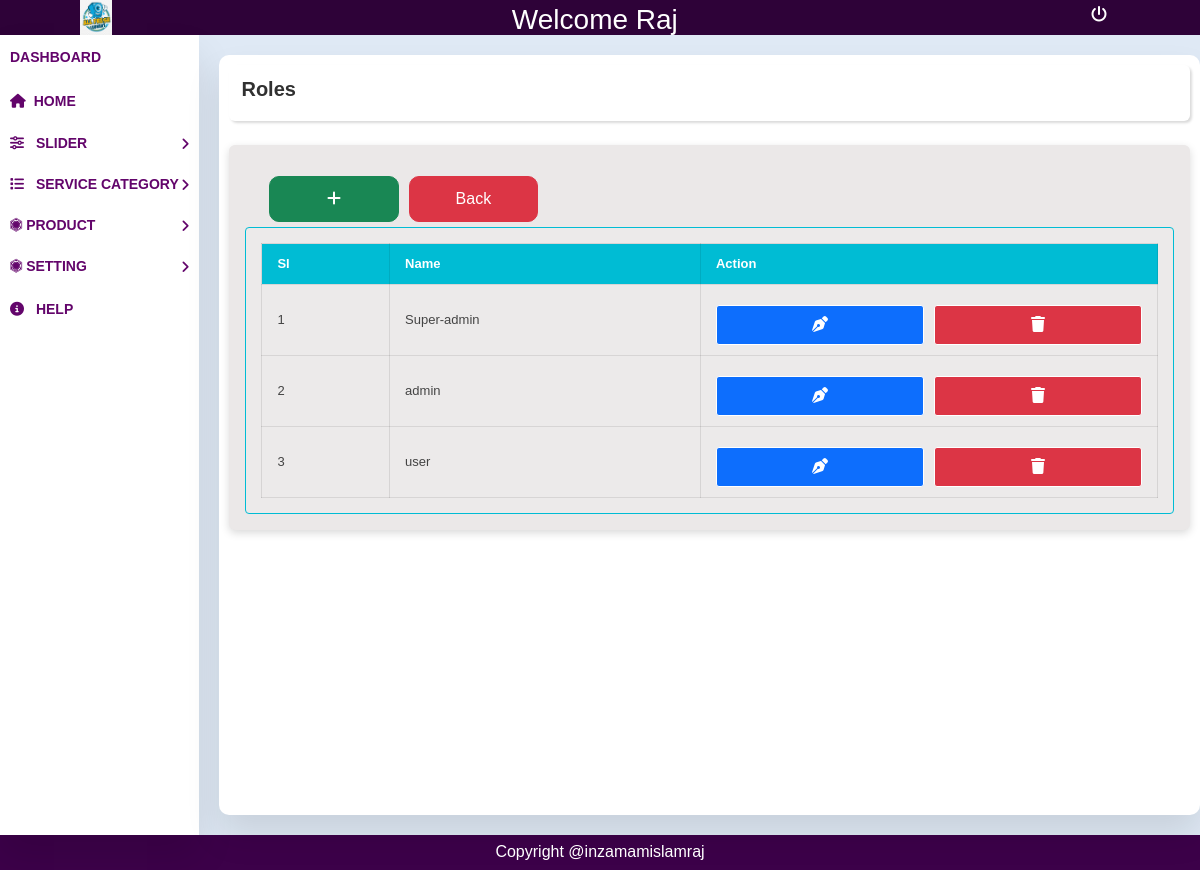
Page /backend/roles.php (signed in) on the committed database.
### tables this page shows
CREATE TABLE `roles` (
  `id` int NOT NULL,
  `name` varchar(50) NOT NULL
);

### backend/roles.php (the view, shortened to what this page needs)
<!DOCTYPE html>
<html lang="en">
<head>
    <link href="https://cdn.jsdelivr.net/npm/bootstrap@5.0.2/dist/css/bootstrap.min.css" rel="stylesheet" />
    <link rel="stylesheet" href="./css/slider.css">
    <link rel="stylesheet" href="../style.css">
    <link rel="stylesheet" href="https://cdnjs.cloudflare.com/ajax/libs/font-awesome/6.4.0/css/all.min.css" />
</head>
<body>
    <div class="header">
        <div>
            <img src="./image/londrylogo.png" alt="" class="img">
        </div>
        <div class="header-item" style="display:flex;gap:10px;justify-content:space-between;">
            <h3>Welcome
                <?php echo $_SESSION['admin_name']; ?>
            </h3>
        </div>
        <div class="header-item">
            <a href="logout.php"><i class="fa-solid fa-power-off"></i></a>
        </div>
    </div>
    <div class="template">
        <div class="nav-item">
            <ul>
                <li class="menu">
                    <a href="../admin.php">DashBoard</a>
                </li>
                <li class="menu">
                    <a href="../frontend/index.php"><i class="fas fa-home"></i>home</a>
                </li>
                <li class="menu">
                    <a href="" class="dropdown">
                        <div>
                            <i class="fas fa-sliders"></i>
                            Slider
                        </div>
                        <i class="fa fa-angle-right"></i>
                    </a>
                </li>
                <li class="menu">
                    <a href="" class="dropdown">
                        <div>
                            <i class="fas fa-list"></i>
                            Service Category
                        </div>
                        <i class="fa fa-angle-right"></i>
                    </a>
                </li>
                <li class="menu">
                    <a href="" class="dropdown">
                        <div>
                            <i class="fa-brands fa-first-order"></i>
                            Product
                        </div>
                        <i class="fa fa-angle-right"></i>
                    </a>
                </li>
                <li class="menu">
                    <a href="" class="dropdown">
                        <div>
                            <i class="fa-brands fa-first-order"></i>
                            Setting
                        </div>
                        <i class="fa fa-angle-right"></i>
                    </a>
                </li>
                <li class="menu">
                    <a href="">
                        <i class="fas fa-circle-info"></i>
                        Help
                    </a>
                </li>
            </ul>
        </div>
        <div class="body">
            <div class="from-body">
                <div class="title">
                    <h1 class="title-item">Roles</h1>
                </div>
                <div class="form">
                    <div class="from-btn">
                    <a href="./add-role.php" class="btn btn-success"><i class="fa-solid fa-plus"></i></a>
                        <a href="../admin.php" class="btn btn-danger">Back</a>
                    </div>
                    <div class="table-container">
                        <table class="table-content">
                            <thead class="table-item">
                                <tr>
                                    <th>Sl</th>
                                    <th>Name</th>
                                    <th>Action</th>
                                </tr>
                            </thead>
                            <tbody>
                                <?php
                                require_once('../dbconn.php');
                                $sql = "SELECT * FROM `roles`";
                                $result = mysqli_query($conn, $sql);
                                $id = 1;
                                while ($row = mysqli_fetch_assoc($result)) {
                                ?>
                                    <tr>
                                        <td><?php echo $id++ ?></td>
                                        <td><?php echo $row['name'] ?></td>
                                        <td>
                                            <div class="action-btn">
                                                <a href="./edit-role.php?id=<?php echo $row['id'] ?>" class="btn btn-primary"><i class="fa-solid fa-pen-nib"></i></a>
                                                <a href="./delete-role.php?id=<?php echo $row['id'] ?>" class="btn btn-danger"><i class="fa-solid fa-trash"></i></a>
                                            </div>
                                        </td>
                                    </tr>
                                <?php
                                }
                                ?>
                            </tbody>
                        </table>
                    </div>
                </div>
            </div>
        </div>
    </div>
    <?php include('./backend-component/footer.php') ?>
</body>
</html>

### backend/css/slider.css (style rules this page uses)
* { margin: 0; padding: 0; box-sizing: border-box; font-family: 'Poppins', sans-serif; }
body { background: #dfe9f5; }
.template { display: flex; }
.nav-item { height: 100vh; left: 0; background: #fff; width: 240px; box-shadow: 0 20px 35px rgba(0, 0, 0, 0.1); }
.nav-item ul { list-style: none; padding: 0; }
.dropdown { display: flex; justify-content: space-between; align-items: center; }
.menu { padding: 10px; position: relative; }
.nav-item ul li a { color: rgb(99, 5, 107); font-size: 14px; text-decoration: none; font-weight: bold; text-transform: uppercase; transition: 0.5s; }
.nav-item .fas { padding-right: 8px; }
.header { width: 100%; height: 35px; background: #2e0238; display: flex; justify-content: center; }
.header-item { color: white; }
.img { width: 100%; height: 35px; }
.body { display: flex; padding: 10px; flex-direction: column; justify-content: center; width: 100%; }
.from-body { display: flex; flex-direction: column; align-items: center; row-gap: 24px; width: 100%; height: 100%; padding: 10px; margin: 10px; background-color: white; border-radius: 10px; box-shadow: 0 20px 35px rgba(0, 0, 0, 0.1); }
.btn { width: 100%; margin-top: 10px; }
.title { width: 100%; border-radius: 6px; padding: 12px; box-shadow: rgba(0, 0, 0, 0.15) 1.95px 1.95px 2.6px; }
.title-item { font-size: 20px; font-weight: 600; color: #313131; }
.form { width: 100%; border-radius: 6px; padding: 16px; box-shadow: rgba(0, 0, 0, 0.15) 0px 3px 8px; background-color: rgb(235, 232, 232); }
.table-container { width: 100%; border: 1px solid #00bcd4; background-color: #efefef33; padding: 15px; overflow: auto; margin: auto; border-radius: 4px; }
.table-content { width: 100%; font-size: 13px; color: #444; white-space: nowrap; border-collapse: collapse; }
.table-item { background-color: #00bcd4; color: #fff; }
.table-item th { padding: 15px; justify-content: center; }
.table-container th,td { border: 1px solid #00000017; padding: 10px 15px; }
.action-btn { display: flex; justify-content: center; gap: 10px; }
.action-btn a { text-decoration: none; border: 1px solid; display: inline-block; padding: 7px 20px; font-weight: bold; border-radius: 3px; transition: 0.3s ease-in-out; }
.from-btn { display: flex; justify-content: center; gap: 10px; padding: 5px; width: 30%; margin-left: 19px; }

### style.css (style rules this page uses)
* { margin: 0; padding: 0; box-sizing: border-box; font-family: 'Poppins', sans-serif; }
body { background: #dfe9f5; }
.template { display: flex; }
.nav-item { height: 100vh; left: 0; background: #fff; width: 240px; box-shadow: 0 20px 35px rgba(0, 0, 0, 0.1); }
.nav-item ul { list-style: none; padding: 0; }
.dropdown { display: flex; justify-content: space-between; align-items: center; }
.menu { padding: 10px; position: relative; }
.nav-item ul li a { color: rgb(99, 5, 107); font-size: 14px; text-decoration: none; font-weight: bold; text-transform: uppercase; transition: 0.5s; }
.nav-item .fas { padding-right: 8px; }
.header { width: 100%; height: 35px; background: #2e0238; display: flex; justify-content: space-between; padding: 0 80px; }
.header-item { color: white; text-align: center; padding: 3px; }
.header-item a { text-decoration: none; color: white; padding: 0 10px; }
.img { width: 100%; height: 35px; }
.body { display: flex; padding: 10px; flex-direction: column; }
.btn { border-radius: 10px; padding: 10px; }

### rows in the picture
roles: name "Super-admin"
roles: name "admin"
roles: name "user"

### other values in the picture
$_SESSION['admin_name'] "Raj"
